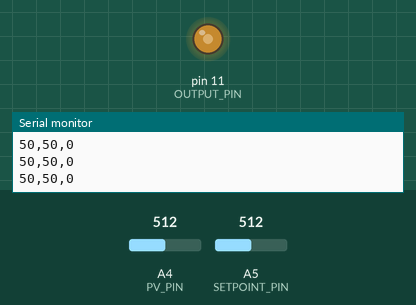
Simulated run of this sketch. Board: Arduino Uno, built with avr-gcc and run on an emulated ATmega328P. Shown: output pins drawn as LEDs (lit = HIGH), the last lines printed to the serial monitor. The test bench sets the inputs (shaded band); at power-on: A5 (SETPOINT_PIN) = 512, A4 (PV_PIN) = 512.

Above: at 1.2 s.
1.3 s: A5 (SETPOINT_PIN) set to 716
At 2.5 s:
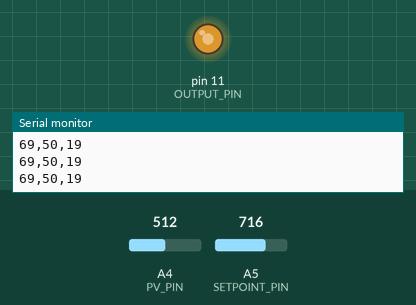
2.8 s: A5 (SETPOINT_PIN) set to 900
At 4.0 s:
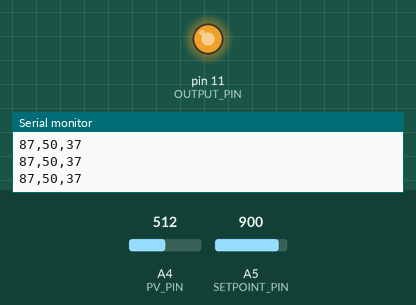
4.3 s: A5 (SETPOINT_PIN) set to 122
At 4.7 s:
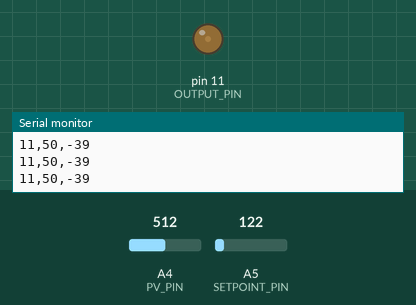
5.8 s: A5 (SETPOINT_PIN) set to 0
At 6.2 s:
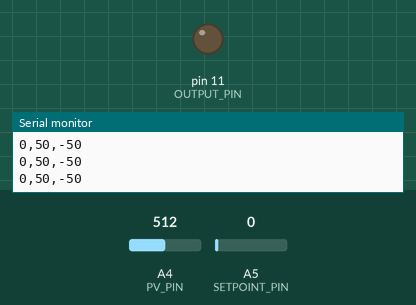
Timing chart, 0 to 8.3 s (numbered marks = the images above; inputs shaded):
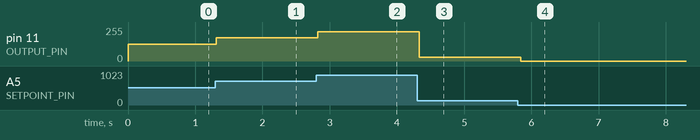

Measured:
- after the input at 1.3 s, pin 11 (OUTPUT_PIN): 127/255 → 175/255 at once
- after the input at 2.8 s, pin 11 (OUTPUT_PIN): 175/255 → 221/255 at once
- after the input at 4.3 s, pin 11 (OUTPUT_PIN): 221/255 → 28/255 at once
- after the input at 5.8 s, pin 11 (OUTPUT_PIN): 28/255 → 0/255 at once

The sketch:

plotSerial.ino
```cpp
#define SETPOINT_PIN A5
#define PV_PIN A4
#define OUTPUT_PIN 11


void msgPrint(int setpoint, int manipulated);

int setpoint = 0;
int manipulated = 0;
int processVariable = 0;

void setup() {
  Serial.begin(9600);

  pinMode(SETPOINT_PIN, INPUT);
  pinMode(PV_PIN, INPUT);
  pinMode(OUTPUT_PIN, OUTPUT);

  Serial.print("SP:");
  Serial.print(",");
  Serial.print("MV:");
  Serial.print(",");
  Serial.print("error:");
  Serial.println(" ");
}

void loop() {
  setpoint = map(analogRead(SETPOINT_PIN),0,1023,0,100);
  processVariable = map(analogRead(PV_PIN),0,1023,0,100);
  manipulated = map(setpoint,0,100,0,255);
  analogWrite(OUTPUT_PIN, manipulated);
  msgPrint(setpoint, processVariable);
  delay(100);
}

void msgPrint(int setpoint, int manipulated){
  int error;
  // Serial.print("SP:");
  Serial.print(setpoint);
  Serial.print(",");
  // Serial.print("MV:");
  Serial.print(manipulated);
  Serial.print(",");
  // Serial.print("error:");
  error = setpoint - manipulated;
  Serial.print(error);
  Serial.println(" ");
}
```
